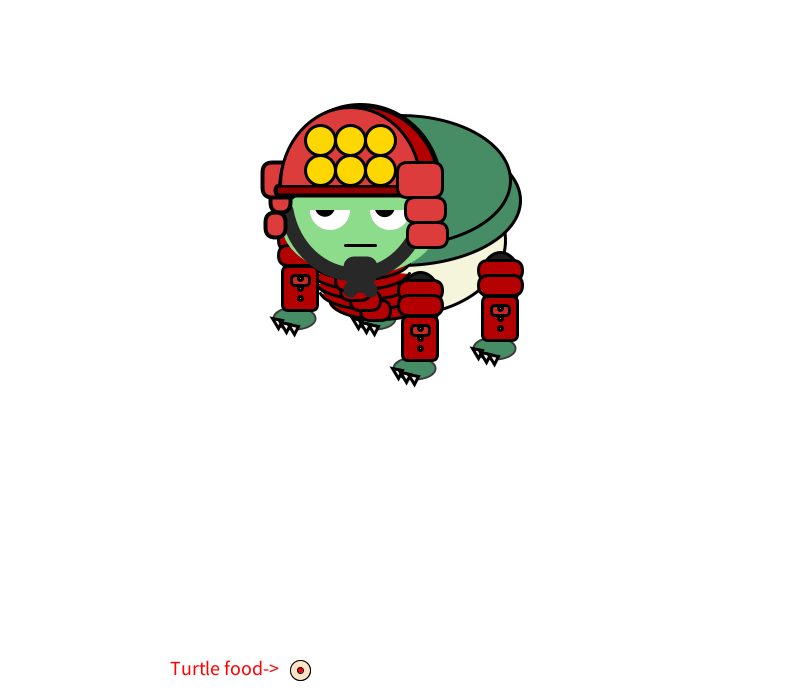
Frame 1 (no input)
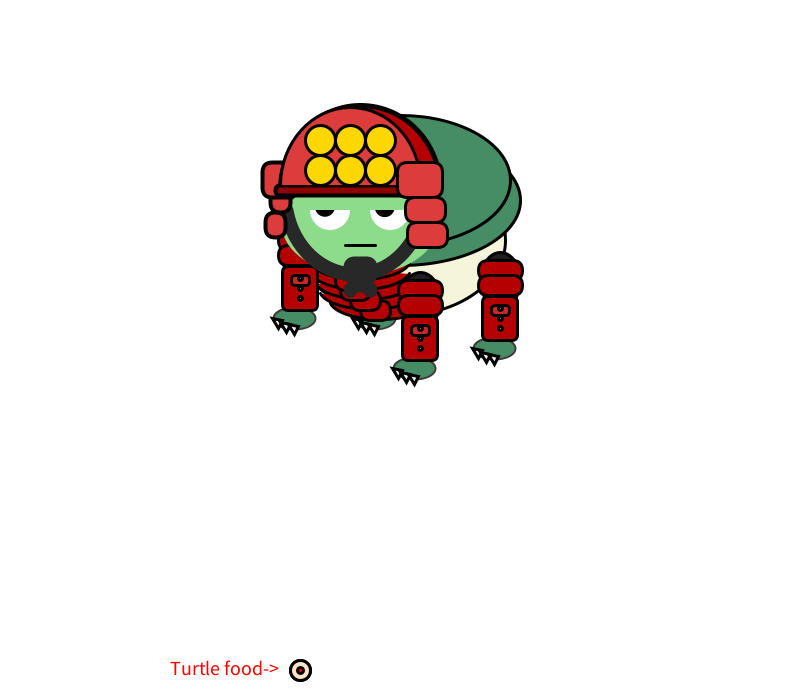
Frame 60 (the mouse pressed at the canvas centre just before this capture)
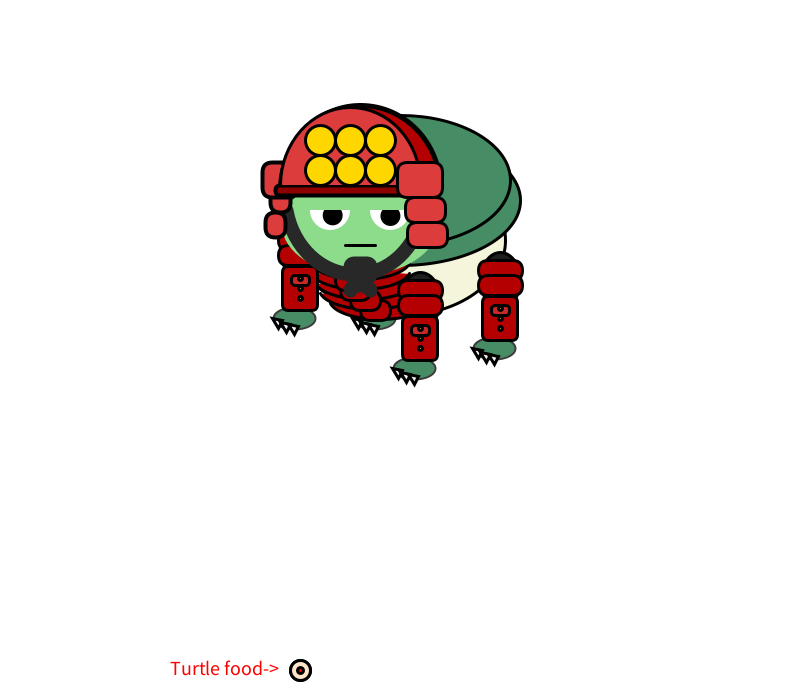
Frame 120 (the mouse held since frame 60 and released just before this capture)

The Processing sketch that drew these frames (run headless with seeded random() and noise(); from frame 60 on, the mouse is pressed at the canvas centre):

// Processing sketch: Zombie
// ── Zombie.pde
ArrayList<PVector> balls = new ArrayList<PVector>();
ArrayList<PVector> ball = new ArrayList<PVector>();
int oX = 300, oY = 670;
float tx = 0, ty = 0,x1=0,y1=0;
int hold = -1;
int r = 10;
int MAX_BALLS = 2;   

void setup() {
  size(800, 700);
  balls.add(new PVector(oX, oY)); 
  ball.add(new PVector(oX, oY)); 
}

void draw() {
  background(255);
  fill(255, 228, 200);
  ellipse(oX,oY, r * 2, r * 2);

  if (hold != -1) {
    balls.get(hold).x = mouseX;
    balls.get(hold).y = mouseY;
    x1= mouseX;
    y1= mouseY;
  }

  for (PVector b : balls) {
    fill(255, 228, 200);
    ellipse(b.x, b.y, r * 2, r * 2);
  }
  fill(255, 0, 0);
  ellipse(oX, oY, 6, 6);
  fill(255, 228, 200);
  here();
  if (balls.size()>1) {
    tx=balls.get(1).x-300;
    ty=balls.get(1).y-200;
    if(x1<=balls.get(0).x){
      x1=x1+(tx-balls.get(1).x)*0.001;
      y1=y1+(ty-balls.get(1).y)*0.001;
    }
  } 
  else {
    tx=0;
    ty=200;
  }
  turtle(x1,y1);
}

void mousePressed() {
  PVector oBall = ball.get(0); 
  float d = dist(mouseX, mouseY, oBall.x, oBall.y);
  if (d < r) {
    hold = 0;
    balls.add(0, new PVector(oX, oY));   
    if (balls.size() > MAX_BALLS) {     
      balls.remove(balls.size() - 1);
    }
  }
}

void mouseReleased() {
  hold = -1;
}
void turtle(float x,float y) {
  translate(x,y);
  drawBackLegs();
  drawBody();
  drawLegs();
  drawFace(360, 225);
  drawEyes();
  drawHelmet();
}

// body
void drawBody() {
  stroke(0);
  strokeWeight(3);
  fill(245, 245, 220);
  ellipse(400, 240, 210, 150);
  fill(0);
  ellipse(360, 250, 80, 60);
  fill(70, 140, 100);
  ellipse(400, 200, 240, 130);
  ellipse(400, 180, 220, 130);
  fill(180, 0, 0);
  arc(380, 300, 100, 40, 0.2, PI - 0.2);
  arc(370, 290, 100, 40, 0.2, PI - 0.2);
  arc(365, 280, 100, 40, 0.2, PI - 0.2);
  arc(360, 270, 100, 40, 0.2, PI - 0.2);
  arc(360, 260, 100, 40, 0.2, PI - 0.2);

  rect(375, 310, 30, 20, 10);
  rect(365, 300, 30, 20, 10);
  rect(355, 290, 30, 20, 10);
  rect(350, 280, 30, 20, 10);
}

void drawFace(float x, float y) {
  noStroke();
  fill(140, 220, 140);
  ellipse(x, y, 156, 100);

  noFill();
  stroke(40);
  strokeWeight(14);
  arc(x - 5, y - 30, 140, 160, 0.2, PI - 0.2);
  arc(x, y + 65, 20, 10, PI, TWO_PI);

  fill(200);
  rect(x, y + 45, 20, 14, 4);

  stroke(0);
  strokeWeight(3);
  line(x - 15, y + 20, x + 15, y + 20);

  strokeWeight(4);
  line(x - 40, y - 30, x - 15, y - 35);
  line(x + 15, y - 35, x + 40, y - 30);
}

void drawEyes() {
  float eyeOffset = 6; 
  drawEye(330, 210, eyeOffset);
  drawEye(390, 210, eyeOffset);
}

void drawEye(float ex, float ey, float r) { 
  noStroke();
  fill(255);
  ellipse(ex, ey, 40, 40);
  float angle = atan2(mouseY - ey, mouseX - ex);
  float px = ex + cos(angle) * r;
  float py = ey + sin(angle) * r;
  fill(0);
  ellipse(px, py, 20, 20);
  fill(140, 220, 140);
  arc(ex, ey, 50, 50, PI, TWO_PI);
}

void drawHelmet() {
  stroke(0);
  rect(340, 170, 10, 20);

  stroke(3);
  fill(220, 60, 60);
  rect(280, 200, 20, 25, 10);
  rect(275, 225, 20, 25, 10);
  rect(280, 180, 35, 35, 10);

  stroke(0);              
  strokeWeight(5);
  fill(180, 0, 0);
  arc(360, 190, 160, 170, PI, TWO_PI);

  stroke(0);
  strokeWeight(4);
  fill(140, 0, 0);
  rectMode(CENTER);
  rect(350, 190, 150, 10, 10);

  stroke(0);
  strokeWeight(3);
  fill(220, 60, 60);
  arc(350, 185, 140, 155, PI, TWO_PI);

  rect(425, 210, 40, 25, 10);
  rect(427, 235, 40, 25, 10);
  rect(420, 180, 45, 35, 10);

  fill(255, 215, 0);
  ellipse(320, 170, 30, 30);
  ellipse(350, 170, 30, 30);
  ellipse(380, 170, 30, 30);
  ellipse(320, 140, 30, 30);
  ellipse(350, 140, 30, 30);
  ellipse(380, 140, 30, 30);
}

void drawLegs() {
  stroke(0);
  strokeWeight(3);
  drawLeg(500, 280);
  drawLeg(420, 300);
  drawLeg(300, 250);
}

void drawBackLegs() {
  stroke(0);
  strokeWeight(3);
  drawLeg(380, 250);
}

void drawLeg(float x, float y) {
  rectMode(CENTER);
  fill(30);
  ellipse(x, y, 40, 55);

  stroke(60);
  strokeWeight(2);
  line(x - 12, y - 10, x + 12, y - 2);
  line(x - 12, y - 2,  x + 12, y + 6);
  line(x - 12, y + 6,  x + 12, y + 14);

  fill(70, 140, 100);
  ellipse(x - 6, y + 68, 42, 22);

  stroke(0);
  strokeWeight(3);
  fill(180, 0, 0);
  rect(x, y + 38, 35, 44, 6);
  rect(x, y - 10, 44, 20, 20);
  rect(x, y + 5, 44, 20, 20);

  fill(200, 40, 40);
  rect(x, y + 30, 18, 10, 4);

  fill(255, 215, 0);
  ellipse(x, y + 28, 4, 4);
  ellipse(x, y + 38, 4, 4);
  ellipse(x, y + 48, 4, 4);

  fill(240);
  triangle(x - 18, y + 70, x - 28, y + 68, x - 22, y + 78);
  triangle(x - 10, y + 74, x - 20, y + 72, x - 14, y + 82);
  triangle(x - 2,  y + 76, x - 12, y + 74, x - 6,  y + 84);
}
void here() {
  fill(255, 0, 0);
  textSize(20);
  text("Turtle food->", 170, 675);
}
